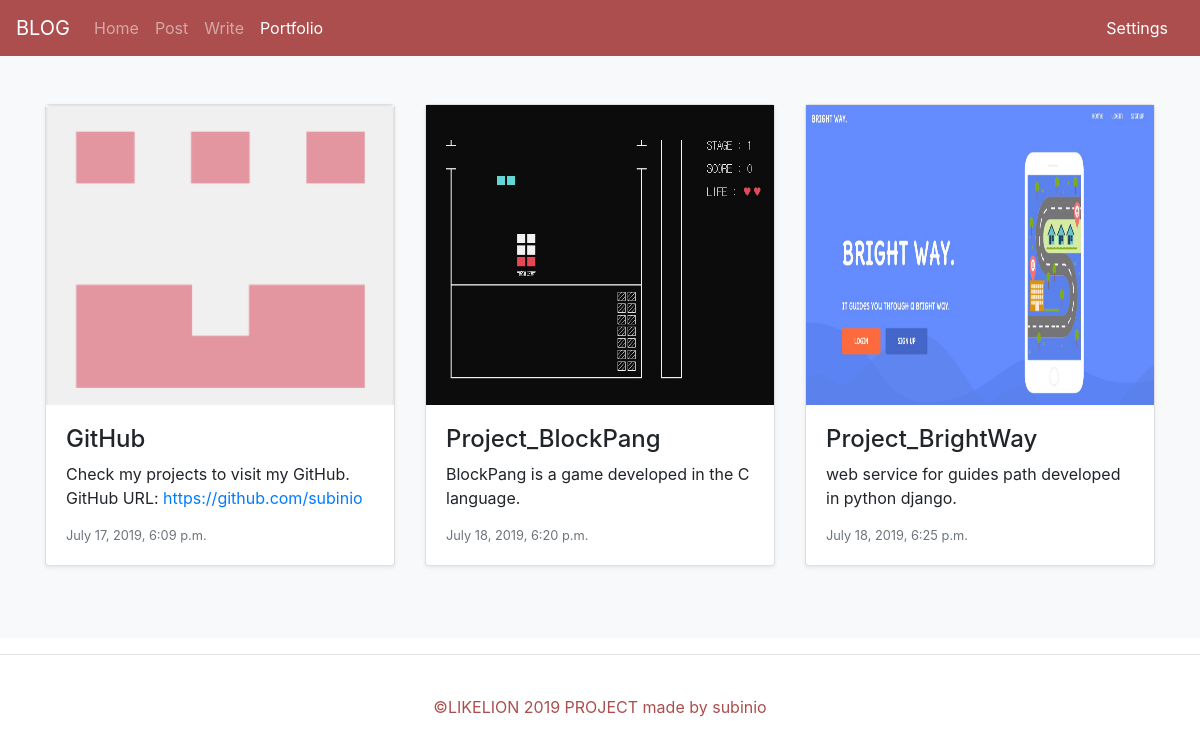
The page /portfolio/ on the database its author committed.
### portfolio/models.py (models this page shows, shortened)
class Portfolio(models.Model):
    title = models.CharField(max_length=255)
    pub_date = models.DateTimeField('date published')
    image = models.ImageField(upload_to='images/')
    description = models.CharField(max_length=500)

### portfolio/views.py (the view)
# urls.py: path('portfolio/', portfolio.views.portfolio, name='portfolio'),
def portfolio(request):
    portfolios = Portfolio.objects
    settings = Setting.objects
    for a in settings.all():
        color=a.color
    return render(request, 'portfolio.html', {'portfolios': portfolios, 'color':color})

### portfolio/templates/portfolio.html (shortened to what this page needs)
{% load staticfiles %}
<!doctype html>
<html>
<head>
    <link rel="stylesheet" href="https://stackpath.bootstrapcdn.com/bootstrap/4.3.1/css/bootstrap.min.css">
</head>
<body onload="applyChanges()">
    <nav class="navbar navbar-expand-lg navbar-dark" name="b-col">
        <a class="navbar-brand" href="{% url 'home' %}">BLOG</a>
        <div class="collapse navbar-collapse" id="navbarSupportedContent">
            <ul class="navbar-nav mr-auto">
            <li class="nav-item">
                <a class="nav-link" href="{% url 'home' %}">Home</a>
            </li>
            <li class="nav-item">
                <a class="nav-link" href="{% url 'postview' %}">Post</a>
            </li>
            <li class="nav-item">
                <a class="nav-link" href="{% url 'new' %}">Write</a>
            </li>
            <li class="nav-item active">
                <a class="nav-link" href="{% url 'portfolio' %}">Portfolio<span class="sr-only">(current)</span></a>
            </li>
            </ul>
            <li class="form-inline my-2 my-lg-0">
                <a class="nav-link" href="{% url 'settings' %}" style="color: white">Settings</a>
            </li>
        </div>
    </nav>
<main role="main">
  <div class="album py-5 bg-light">
    <div class="container">
      <div class="row">
        <div class="col-md-4">
          <div class="card mb-4 shadow-sm">
            <img src="../static/subinio.PNG" height=300 alt="github_img">
            <div class="card-body">
              <h4>GitHub</h4>
              <p class="card-text">Check my projects to visit my GitHub.<br>GitHub URL: <a href="https://github.com/subinio">https://github.com/subinio</a></p>
              <div class="d-flex justify-content-between align-items-center">
                <small class="text-muted" >July 17, 2019, 6:09 p.m.</small>
              </div>
            </div>
          </div>
        </div>
        {%for portfolio in portfolios.all %}
        <div class="col-md-4">
            <div class="card mb-4 shadow-sm">
                <img src="{{ portfolio.image.url }}" height=300>
                <div class="card-body">
                <h4>{{portfolio.title}}</h4>
                <p class="card-text">{{portfolio.description}}</p>
                <div class="d-flex justify-content-between align-items-center">
                    <small class="text-muted">{{portfolio.pub_date}}</small>
                </div>
                </div>
            </div>
        </div>
        {% endfor %}
      </div>
    </div>
  </div>
</main>
<hr>
    <br>
    <footer class="container">
        <p style="text-align: center;" name="col">&copy;LIKELION 2019 PROJECT made by subinio </p>
    </footer>
    <br>
</body>
</html>

### rows shown on the page
Portfolio: image (picture), title "Project_BlockPang", description "BlockPang is a game developed in the C language.", pub_date "July 18, 2019, 6:20 p.m."
Portfolio: image (picture), title "Project_BrightWay", description "web service for guides path developed in python django.", pub_date "July 18, 2019, 6:25 p.m."
